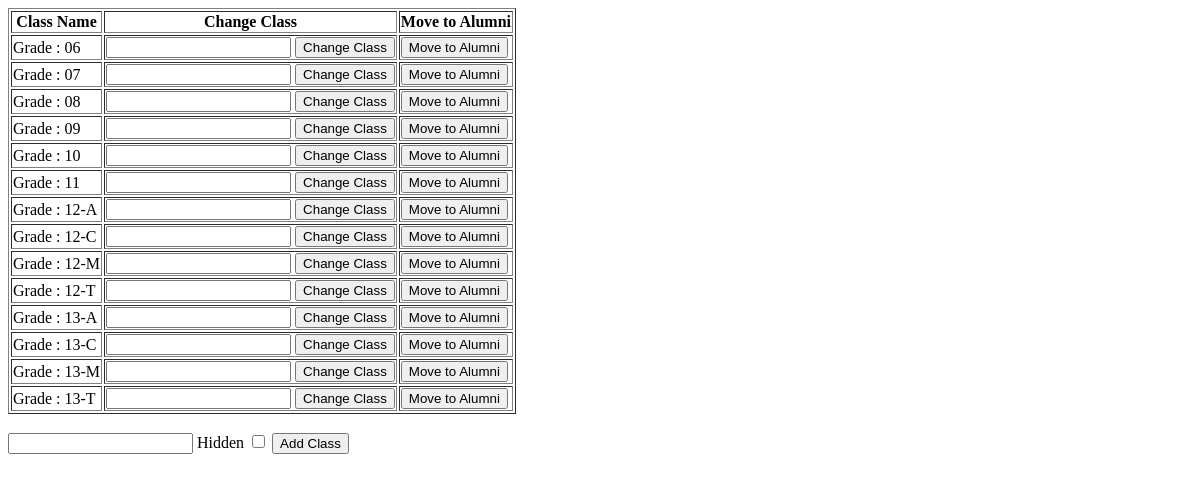
The app's page /class/, older data.
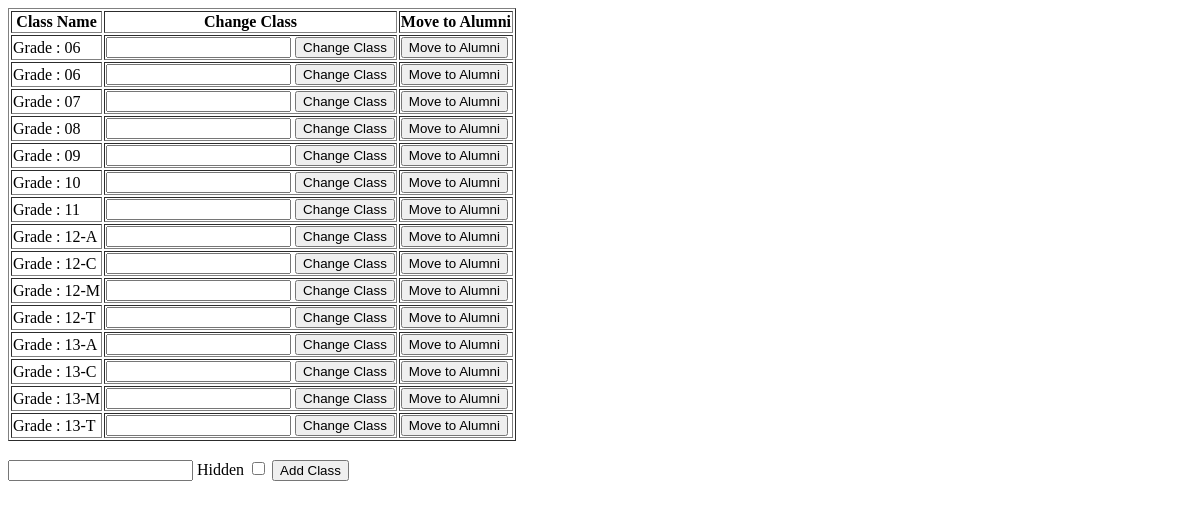
The same page, newer data.
### EDUInfoHandler/models.py (models this page shows)
class ClassInfo(models.Model):
    class_name = models.CharField(max_length=10)  # 8-B, 10-A
    visibility = models.BooleanField(default=True)

### EDUInfoHandler/views.py (the view, shortened to what this page needs)
# urls.py: path('class/', ClassView.as_view(), name="ClassView"),
class ClassView(View):
    def get(self, request):
        log_file('Rendering current classes')
        current_classes = ClassInfo.objects.filter(visibility=True).order_by('class_name')
        return render(request, template_name="class_view_and_edit.html", context={
            'current_classes' : current_classes
        })

### manage.py (called while the page is built)
def log_file(string):
    if settings.DEBUG:
        with open('log.txt', 'a') as f:
            f.write(f'[{datetime.now().strftime("%d/%m/%Y %H:%M:%S")}] {string} \n')

### EDUInfoHandler/templates/class_view_and_edit.html (shortened to what this page needs)
<!DOCTYPE html>
<html lang="en">
<head>
</head>
<body>
    <table border="1">
        <th>Class Name</th><th>Change Class</th><th>Move to Alumni</th>
        {% for class_info in current_classes %}
        <tr>
            <td>Grade : {{class_info.class_name}}</td>
            <td>
                <form action="" method="post">
                    <input type="text" minlength="1" name="update_class_name">
                    <input type="submit" value="Change Class">
                </form>
            </td>
            <td>
                <form action="" method="post">
                    <input type="submit" value="Move to Alumni">
                </form>
            </td>
        </tr>
        {% endfor %}
    </table>
    <br>
    <form action="" method="post">
        <input type="text" name="new_class_name">
        Hidden
        <input type="checkbox" name="visibility">
        <input type="submit" value="Add Class">
    </form>
</body>
</html>

Row changes from the older to the newer data that the page shows:
added ClassInfo: class_name "06"
